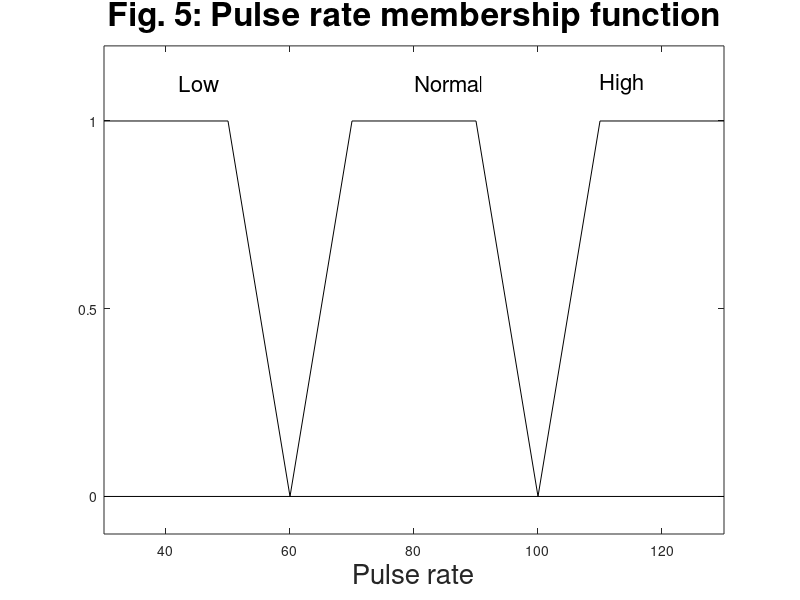

Write the MATLAB code that produced this figure.
# Fig 5
x   = [30:10:130];
y   = [1,1,1,0,1,1,1,0,1,1,1];
y2  = [0,0,0,0,0,0,0,0,0,0,0];

plot( x, y,   "color", [0,0,0], 
      x, y2,  "color", [0,0,0]);

title ("Fig. 5: Pulse rate membership function", 
        "FontSize", 24 );
xlabel ("Pulse rate", 
        "FontSize", 20 );

ylim([-0.1  1.2]);
xlim([30    130]);
yticks([0,0.5,1]);

text (42,     1.1,  "Low",    "FontSize", 16);
text (80,  1.1,  "Normal", "FontSize", 16);
text (110,     1.1,  "High",   "FontSize", 16);

